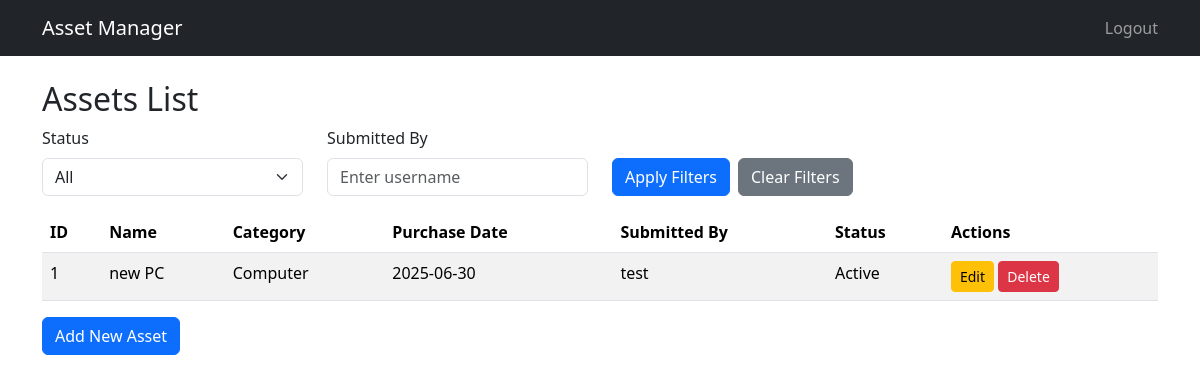
/assets (signed in), run on an earlier commit of the app's database.
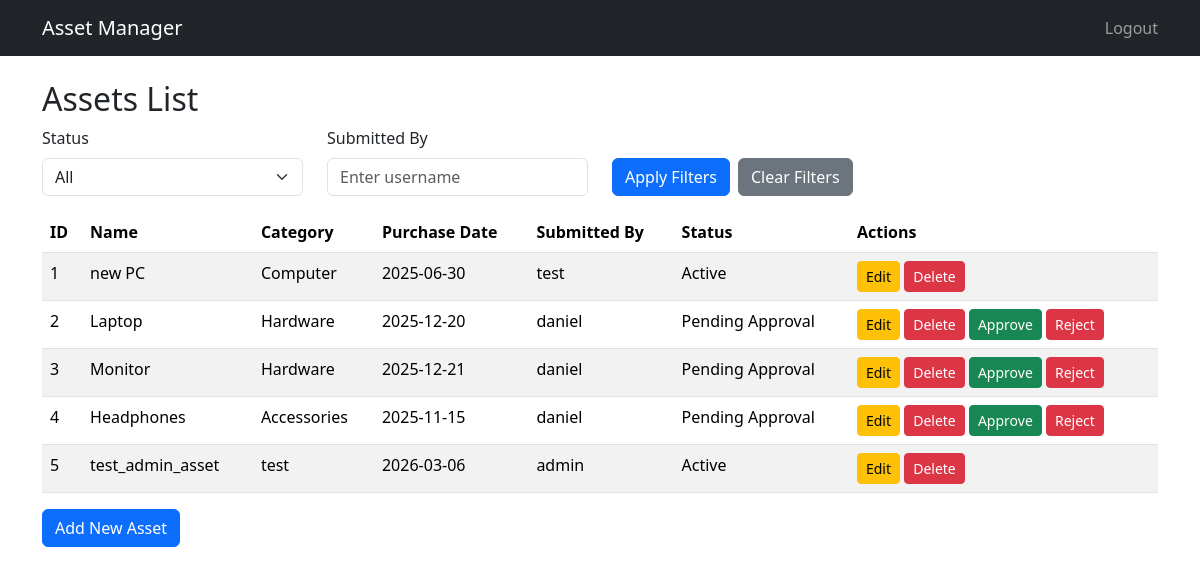
And on a later commit of the database.
### app/models.py (models this page shows, shortened)
class Asset(db.Model):
    id = db.Column(db.Integer, primary_key=True)
    name = db.Column(db.String(100), nullable=False)
    category = db.Column(db.String(50), nullable=False)
    purchase_date = db.Column(db.Date, nullable=False, default=datetime.utcnow)
    status = db.Column(db.String(20), nullable=False, default='Active')
    user_id = db.Column(db.Integer, db.ForeignKey('user.id'), nullable=False)

class User(db.Model, UserMixin):
    id = db.Column(db.Integer, primary_key=True)
    username = db.Column(db.String(150), unique=True, nullable=False)
    password = db.Column(db.String(150), nullable=False)
    role = db.Column(db.String(20), nullable=False, default='user')
    failed_login_attempts = db.Column(db.Integer, nullable=False, default=0)
    locked_until = db.Column(db.DateTime, nullable=True)
    assets = db.relationship('Asset', backref='submitter', lazy=True)

### app/routes.py (the view)
@main.route("/assets")
@login_required
def asset_list():
    status_filter = request.args.get("status")
    user_filter = request.args.get("user")
    query = Asset.query
    if current_user.role != "admin":
        query = query.filter_by(user_id=current_user.id)
    else:
        if user_filter:
            query = query.join(Asset.submitter).filter(User.username == user_filter)
    if status_filter:
        query = query.filter(Asset.status == status_filter)
    assets = query.all()
    return render_template("assets.html", assets=assets)

### app/templates/assets.html (shortened to what this page needs)
{% extends "base.html" %}
{% block content %}
  <h2>Assets List</h2>
  <form method="GET" action="{{ url_for('main.asset_list') }}" class="mb-3">
    <div class="row">
      <div class="col-md-3">
        <label for="status" class="form-label">Status</label>
        <select name="status" id="status" class="form-select">
          <option value="">All</option>
        </select>
      </div>
      {% if current_user.role == 'admin' %}
      <div class="col-md-3">
        <label for="user" class="form-label">Submitted By</label>
        <input type="text" name="user" id="user" class="form-control" placeholder="Enter username">
      </div>
      {% endif %}
      <div class="col-md-3 d-flex align-items-end">
        <button type="submit" class="btn btn-primary me-2">Apply Filters</button>
        <a href="{{ url_for('main.asset_list') }}" class="btn btn-secondary">Clear Filters</a>
      </div>
    </div>
  </form>
  <table class="table table-striped">
    <thead>
      <tr>
        <th>ID</th>
        <th>Name</th>
        <th>Category</th>
        <th>Purchase Date</th>
        {% if current_user.role == 'admin' %}
          <th>Submitted By</th>
        {% endif %}
        <th>Status</th>
        <th>Actions</th>
      </tr>
    </thead>
    <tbody>
      {% for asset in assets %}
      <tr>
        <td>{{ asset.id }}</td>
        <td>{{ asset.name }}</td>
        <td>{{ asset.category }}</td>
        <td>{{ asset.purchase_date.strftime('%Y-%m-%d') }}</td>
        {% if current_user.role == 'admin' %}
          <td>{{ asset.submitter.username }}</td>
        {% endif %}
        <td>{{ asset.status }}</td>
        <td>
          <a href="{{ url_for('main.edit_asset', id=asset.id) }}" class="btn btn-sm btn-warning">Edit</a>
          <form action="{{ url_for('main.delete_asset', id=asset.id) }}" method="post" style="display:inline;">
            <button type="submit" class="btn btn-sm btn-danger" onclick="return confirm('Sure to delete?');">Delete</button>
          </form>
          {% if current_user.role == 'admin' and asset.status == 'Pending Approval' %}
            <form action="{{ url_for('main.approve_asset', id=asset.id) }}" method="post" style="display:inline;">
              <button type="submit" class="btn btn-sm btn-success">Approve</button>
            </form>
            <form action="{{ url_for('main.reject_asset', id=asset.id) }}" method="post" style="display:inline;">
              <button type="submit" class="btn btn-sm btn-danger">Reject</button>
            </form>
          {% endif %}
        </td>
      </tr>
      {% endfor %}
    </tbody>
  </table>
  <a href="{{ url_for('main.new_asset') }}" class="btn btn-primary">Add New Asset</a>
{% endblock %}

### app/templates/base.html (shortened to what this page needs)
<!DOCTYPE html>
<html lang="en">
<head>
  <link href="https://cdn.jsdelivr.net/npm/bootstrap@5.3.2/dist/css/bootstrap.min.css" rel="stylesheet">
</head>
<body>
  <nav class="navbar navbar-expand-lg navbar-dark bg-dark mb-4">
    <div class="container">
      <a class="navbar-brand" href="{{ url_for('main.home') }}">Asset Manager</a>
      <div class="collapse navbar-collapse" id="navbarNav">
        <ul class="navbar-nav ms-auto">
          {% if current_user.is_authenticated %}
            <li class="nav-item">
              <form method="POST" action="{{ url_for('auth.logout') }}" class="d-inline">
                <button type="submit" class="nav-link btn btn-link p-0" style="text-decoration: none;">Logout</button>
              </form>
            </li>
          {% endif %}
        </ul>
      </div>
    </div>
  </nav>
  <div class="container">
    {% block content %}{% endblock %}
  </div>
</body>
</html>

What changed in the data, as far as the page shows it:
added Asset: id "2", name "Laptop", category "Hardware", purchase_date "2025-12-20", submitter.username "daniel", status "Pending Approval"
added Asset: id "3", name "Monitor", category "Hardware", purchase_date "2025-12-21", submitter.username "daniel", status "Pending Approval"
added Asset: id "4", name "Headphones", category "Accessories", purchase_date "2025-11-15", submitter.username "daniel", status "Pending Approval"
added Asset: id "5", name "test_admin_asset", category "test", purchase_date "2026-03-06", submitter.username "admin", status "Active"
